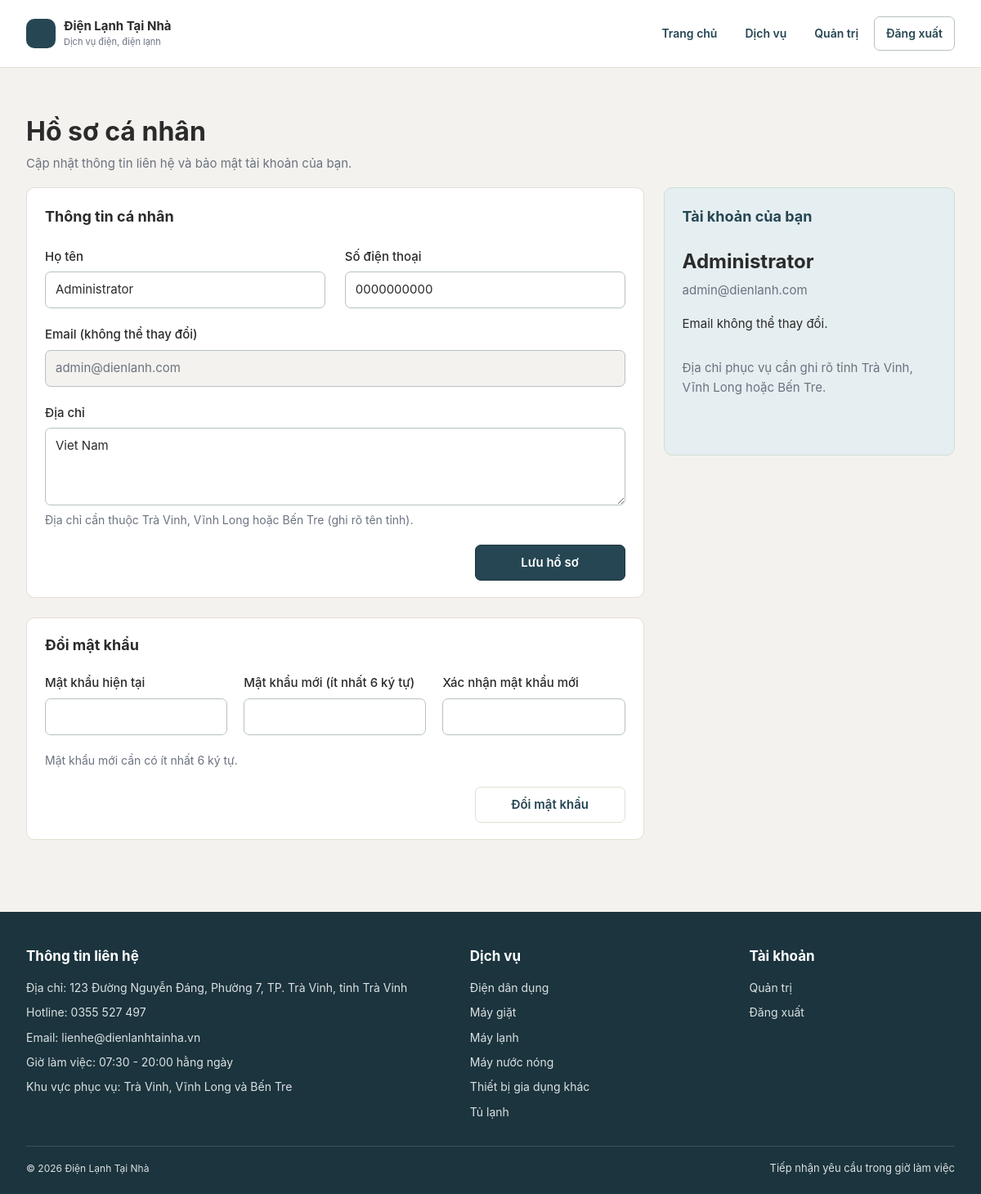
The page /scr/profile/index (signed in) on the database as committed earlier.
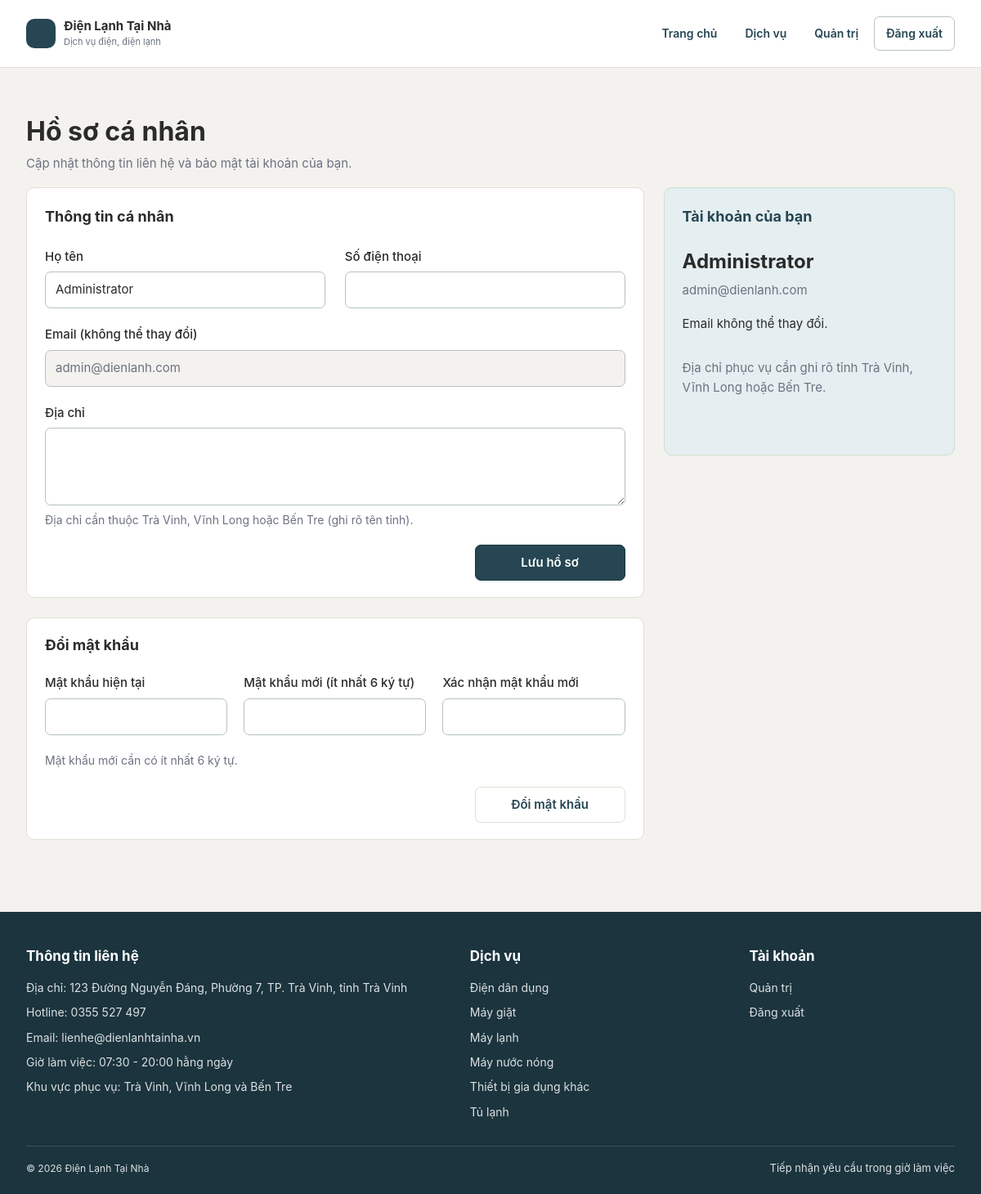
The same page on the database as committed later.
### tables this page shows
CREATE TABLE IF NOT EXISTS users (
    id INT UNSIGNED NOT NULL AUTO_INCREMENT,
    full_name VARCHAR(150) NOT NULL,
    email VARCHAR(191) NOT NULL,
    phone VARCHAR(30) DEFAULT NULL,
    password VARCHAR(255) NOT NULL,
    role ENUM('admin', 'technician', 'customer') NOT NULL DEFAULT 'customer',
    address VARCHAR(500) DEFAULT NULL,
    status TINYINT(1) NOT NULL DEFAULT 1,
    created_at TIMESTAMP NOT NULL DEFAULT CURRENT_TIMESTAMP,
    PRIMARY KEY (id),
    UNIQUE KEY uq_users_email (email),
    KEY idx_users_role_status (role, status)
);

CREATE TABLE IF NOT EXISTS service_categories (
    id INT UNSIGNED NOT NULL AUTO_INCREMENT,
    name VARCHAR(150) NOT NULL,
    description TEXT DEFAULT NULL,
    icon VARCHAR(100) DEFAULT NULL,
    status TINYINT(1) NOT NULL DEFAULT 1,
    PRIMARY KEY (id),
    UNIQUE KEY uq_service_categories_name (name),
    KEY idx_service_categories_status (status)
);

### scr/app/controllers/Controller.php (called while the page is built, shortened)
<?php
class Controller {
    public function model($model) {
        return new $model();
    }
    public function view($path, $data = []) {
        $viewFile = dirname(__DIR__) . '/views/' . $path . '.php';
        extract($data, EXTR_SKIP);
        $adminLayout = false;
        $layout = $adminLayout ? 'admin_' : '';
        require dirname(__DIR__) . '/views/layouts/' . $layout . 'header.php';
        require $viewFile;
        require dirname(__DIR__) . '/views/layouts/' . $layout . 'footer.php';
    }
    public function requireLogin() {
        $userId = (int) ($_SESSION['user']['id'] ?? 0);
        if ($userId < 1 || !$this->model('UserModel')->isActive($userId)) {
            $_SESSION = [];
            session_regenerate_id(true);
            $this->setFlash('error', 'Tài khoản đã bị khóa. Vui lòng liên hệ quản trị viên.');
            $this->redirect(url('/auth/login'));
        }
    }
}
?>

### scr/app/controllers/ProfileController.php (called while the page is built, shortened)
<?php
class ProfileController extends Controller
{
    private function authorize()
    {
        $this->requireLogin();
    }
    public function index()
    {
        $this->authorize();
        $user = $this->model('UserModel')->findProfile((int) $_SESSION['user']['id']);
        $this->view('profile/index', ['title' => 'Hồ sơ cá nhân', 'profile' => $user]);
    }
}

### scr/index.php (called while the page is built, shortened)
<?php
require_once __DIR__ . '/config/config.php';
require_once __DIR__ . '/app/controllers/Controller.php';
require_once __DIR__ . '/config/database.php';
$rawUrl = $_GET['url'] ?? 'home';
$rawUrl = trim($rawUrl, '/');
$segments = $rawUrl === '' ? ['home'] : explode('/', $rawUrl);
$controller = new $controllerName();
$action = $segments[1] ?? 'index';
$arguments = array_slice($segments, 2, 4);
call_user_func_array([$controller, $action], $arguments);
?>

### scr/config/config.php (called while the page is built, shortened)
<?php
function url($path = '')
{
    $path = (string) $path;
    return rtrim(BASE_URL, '/') . '/' . ltrim($path, '/');
}

### scr/app/models/UserModel.php (called while the page is built, shortened)
<?php
require_once __DIR__ . '/../../config/database.php';
class UserModel
{
    private $conn;
    public function __construct()
    {
        $database = new Database();
        $this->conn = $database->getConnection();
    }
    public function isActive($userId)
    {
        $statement = $this->conn->prepare(
            'SELECT id FROM users WHERE id = :id AND status = 1 LIMIT 1'
        );
        $statement->execute([':id' => (int) $userId]);
        return $statement->fetchColumn() !== false;
    }
    public function findProfile($userId)
    {
        $statement = $this->conn->prepare(
            'SELECT id, full_name, email, phone, address FROM users WHERE id = :id AND status = 1 LIMIT 1'
        );
        $statement->execute([':id' => (int) $userId]);
        return $statement->fetch(PDO::FETCH_ASSOC);
    }
}

### scr/config/database.php (called while the page is built, shortened)
<?php
require_once __DIR__ . '/config.php';
class Database {
    public function getConnection() {
        $this->conn = null;
        try {
            $this->conn = new PDO(
                'mysql:host=' . DB_HOST . ';port=' . DB_PORT . ';dbname=' . DB_NAME . ';charset=utf8mb4',
                DB_USER,
                DB_PASS,
                [
                    PDO::ATTR_ERRMODE => PDO::ERRMODE_EXCEPTION,
                    PDO::ATTR_DEFAULT_FETCH_MODE => PDO::FETCH_ASSOC,
                    PDO::ATTR_EMULATE_PREPARES => false,
                ]
            );
            $this->conn->exec("SET time_zone = '+07:00'");
        } catch (PDOException $exception) {
            app_log('Database connection failed: ' . $exception->getMessage());
            throw new RuntimeException('Không thể kết nối cơ sở dữ liệu.', 0, $exception);
        }
        return $this->conn;
    }
}
?>

### scr/app/models/CategoryModel.php (called while the page is built, shortened)
<?php
require_once __DIR__ . '/../../config/database.php';
class CategoryModel
{
    private $conn;
    public function __construct()
    {
        $database = new Database();
        $this->conn = $database->getConnection();
    }
    public function getActive($limit = null)
    {
        $sql = 'SELECT id, name, description, status FROM service_categories WHERE status = 1 ORDER BY name';
        $statement = $this->conn->prepare($sql);
        $statement->execute();
        return $statement->fetchAll(PDO::FETCH_ASSOC);
    }
}

### scr/app/views/profile/index.php (the view, shortened to what the rows shown need)
<section class="profile-page-content">
    <header class="profile-page-heading">
        <h1>Hồ sơ cá nhân</h1>
    </header>
    <div class="profile-layout">
        <div class="profile-main-column">
            <section class="card profile-card profile-information-card">
                <h2>Thông tin cá nhân</h2>
                <form method="post" action="<?= htmlspecialchars(url('/profile/update'), ENT_QUOTES, 'UTF-8') ?>">
                    <div class="form-group">
                        <label for="profile-full-name">Họ tên</label>
                        <input id="profile-full-name" name="full_name" maxlength="150" required value="<?= htmlspecialchars($profile['full_name'], ENT_QUOTES, 'UTF-8') ?>">
                    </div>
                    <div class="form-group">
                        <label for="profile-phone">Số điện thoại</label>
                        <input id="profile-phone" name="phone" maxlength="30" value="<?= htmlspecialchars($profile['phone'] ?? '', ENT_QUOTES, 'UTF-8') ?>">
                    </div>
                    <div class="form-group profile-field-full">
                        <label for="profile-email">Email (không thể thay đổi)</label>
                        <input id="profile-email" type="email" readonly value="<?= htmlspecialchars($profile['email'], ENT_QUOTES, 'UTF-8') ?>">
                    </div>
                    <div class="form-group profile-field-full">
                        <label for="profile-address">Địa chỉ</label>
                        <textarea id="profile-address" name="address" maxlength="500" rows="3"><?= htmlspecialchars($profile['address'] ?? '', ENT_QUOTES, 'UTF-8') ?></textarea>
                        <small>Địa chỉ cần thuộc <?= htmlspecialchars(str_replace(' và ', ' hoặc ', SERVICE_AREA_TEXT), ENT_QUOTES, 'UTF-8') ?> (ghi rõ tên tỉnh).</small>
                    </div>
                </form>
            </section>
            <section class="card profile-card profile-password-card">
                <h2>Đổi mật khẩu</h2>
            </section>
        </div>
        <aside class="profile-account-card">
            <h2>Tài khoản của bạn</h2>
            <strong><?= htmlspecialchars($profile['full_name'], ENT_QUOTES, 'UTF-8') ?></strong>
            <span class="profile-account-email"><?= htmlspecialchars($profile['email'], ENT_QUOTES, 'UTF-8') ?></span>
            <p class="profile-account-note">Email không thể thay đổi.</p>
            <p class="profile-account-area">Địa chỉ phục vụ cần ghi rõ tỉnh <?= htmlspecialchars(str_replace(' và ', ' hoặc ', SERVICE_AREA_TEXT), ENT_QUOTES, 'UTF-8') ?>.</p>
        </aside>
    </div>
</section>

### scr/app/views/layouts/footer.php (shortened to what the rows shown need)
    </main>
    <?php $footerCategories = $this->model('CategoryModel')->getActive(); ?>
    <footer class="site-footer">
        <div class="site-footer-grid">
            <section class="site-footer-contact">
                <h2>Thông tin liên hệ</h2>
            </section>
            <section class="site-footer-services">
                <h2>Dịch vụ</h2>
                <?php foreach ($footerCategories as $footerCategory): ?>
                    <p><a href="<?= htmlspecialchars(url('/service?category_id=' . (int) $footerCategory['id']), ENT_QUOTES, 'UTF-8') ?>"><?= htmlspecialchars($footerCategory['name'], ENT_QUOTES, 'UTF-8') ?></a></p>
                <?php endforeach; ?>
            </section>
            <section class="site-footer-account">
                <h2>Tài khoản</h2>
            </section>
        </div>
    </footer>
</body>
</html>

Rows that differ between the two databases and show on the page:
changed users "Administrator": phone "0000000000" → (not shown); address "Viet Nam" → (not shown)
